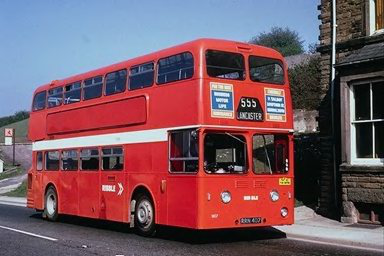
%> input picture Homework4/src/temp/54.png, 384 x 256 px
$ octave --eval "RGB_equalize_hist('temp/54.png');"   (GNU Octave 9; MATLAB toolbox functions it lacks are replaced by stand-ins)
%> lines starting %> are read from the running program, lines starting %| are printed output that depends on the picture
### Homework4/src/equalize_hist.m
function [ft] = equalize_hist(f)
%UNTITLED 此处显示有关此函数的摘要
%   此处显示详细说明

    [m,n] = size(f);

    r = zeros(256);

    % count the number of pixels with same value
    for i = 1:m
        for j = 1:n

            r(f(i,j)+1) = r(f(i,j)+1) + 1;
        end
    end

    % histogram processing
    temp = 0;
    for i = 1:256
        r(i) = r(i)/(m*n);
        temp = temp + r(i);
        r(i) = temp*255;
    end

    ft = uint8(f);

    % transform the result into int
    for i = 1:m
        for j = 1:n
            ft(i,j) = round(r(f(i,j)+1));
        end
    end
    % [15 lines of commented-out code are left out]

end

### Homework4/src/RGB_equalize_hist.m
function  RGB_equalize_hist( impath )
%> called with impath = 'temp/54.png'
%UNTITLED 此处显示有关此函数的摘要
%   此处显示详细说明
    f = imread(impath);
%> f is the input picture: size 256x384x3 uint8; mean R, G, B 120, 87.4, 97.6
    ft = imread(impath);
    r = f(:,:,1);
    g = f(:,:,2);
    b = f(:,:,3);
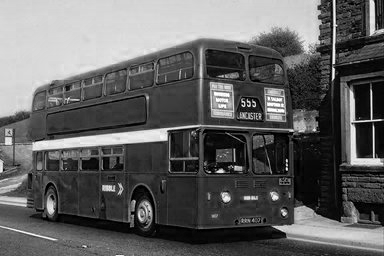
%> b: size 256x384 uint8; min 0, max 255, mean 97.6

    r = equalize_hist(r);
%> the loop in equalize_hist, `for i = 1:256` made 256 passes
%> temp on passes 1 to 3: 0.00488, 0.00757, 0.0107
%> after the loop in equalize_hist, `for i = 1:256`:
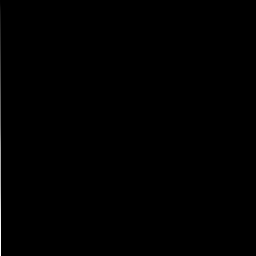
%> r: size 256x256 double; min 0, max 255, mean 0.5; drawn with min black and max white
%> after the loop in equalize_hist, `for i = 1:256`: temp = 1
%> after the loop in equalize_hist, `for i = 1:m`:
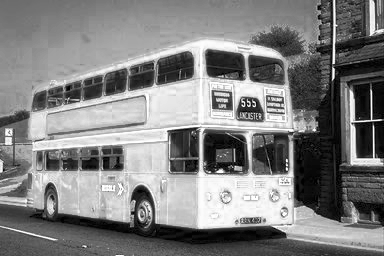
%> ft: size 256x384 uint8; min 1, max 255, mean 128.2
    g = equalize_hist(g);
%> the loop in equalize_hist (call 2), `for i = 1:256` made 256 passes
%> temp on passes 1 to 3: 0.00614, 0.00837, 0.0108
%> after the loop in equalize_hist (call 2), `for i = 1:256`:
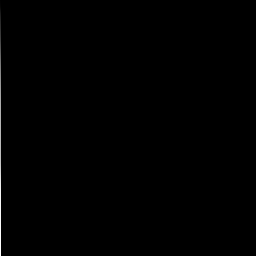
%> r: size 256x256 double; min 0, max 255, mean 0.7
%> after the loop in equalize_hist (call 2), `for i = 1:m`:
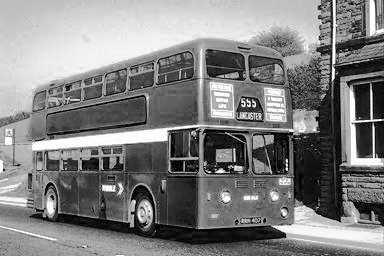
%> ft: size 256x384 uint8; min 2, max 255, mean 128.3
    b = equalize_hist(b);
%> the loop in equalize_hist (call 3), `for i = 1:256` made 256 passes
%> temp on passes 1 to 3: 0.0085, 0.0105, 0.0131
%> after the loop in equalize_hist (call 3), `for i = 1:256`:
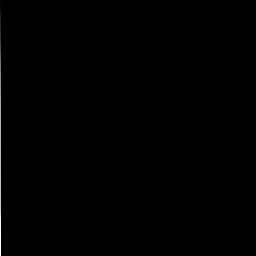
%> r: size 256x256 double; min 0, max 255, mean 0.6; drawn with min black and max white

    ft(:,:,1) = r;
%> ft: size 256x384x3 uint8
    ft(:,:,2) = g;
    ft(:,:,3) = b;
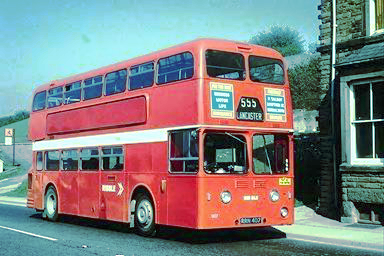
%> ft: size 256x384x3 uint8; mean R, G, B 128.2, 128.3, 128.5

    figure,imshow(f);
    title('原图');
    figure,imshow(ft);
    title('直方图均衡化结果');
end

$ run again, on Homework4/src/temp/task_2.png
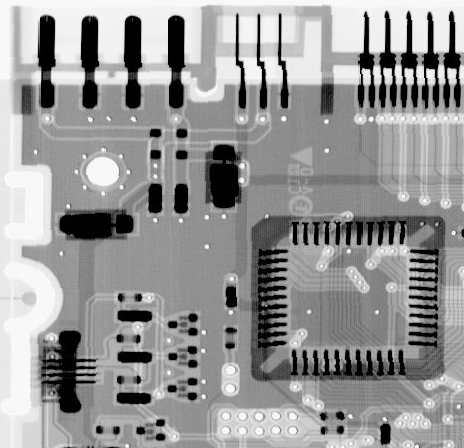
%> input picture Homework4/src/temp/task_2.png, 464 x 448 px
%> in RGB_equalize_hist, f is the input picture: size 448x464x3 uint8; min 0, max 255, mean 150.8
%> the loop in equalize_hist, `for i = 1:256` made 256 passes
%> temp on passes 1 to 3: 0.0637, 0.0712, 0.0773
%> after the loop in equalize_hist, `for i = 1:256`: temp = 1
%> after the loop in equalize_hist, `for i = 1:m`:
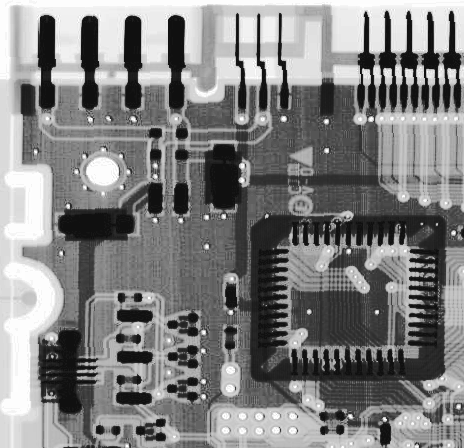
%> ft: size 448x464 uint8; min 16, max 255, mean 129.1
%> the loop in equalize_hist (call 2), `for i = 1:256` made 256 passes
%> in RGB_equalize_hist, `ft(:,:,2) = g;`:
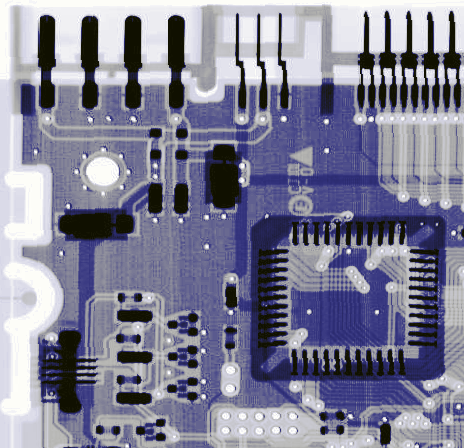
%> ft: size 448x464x3 uint8; mean R, G, B 129.1, 129.1, 150.8
